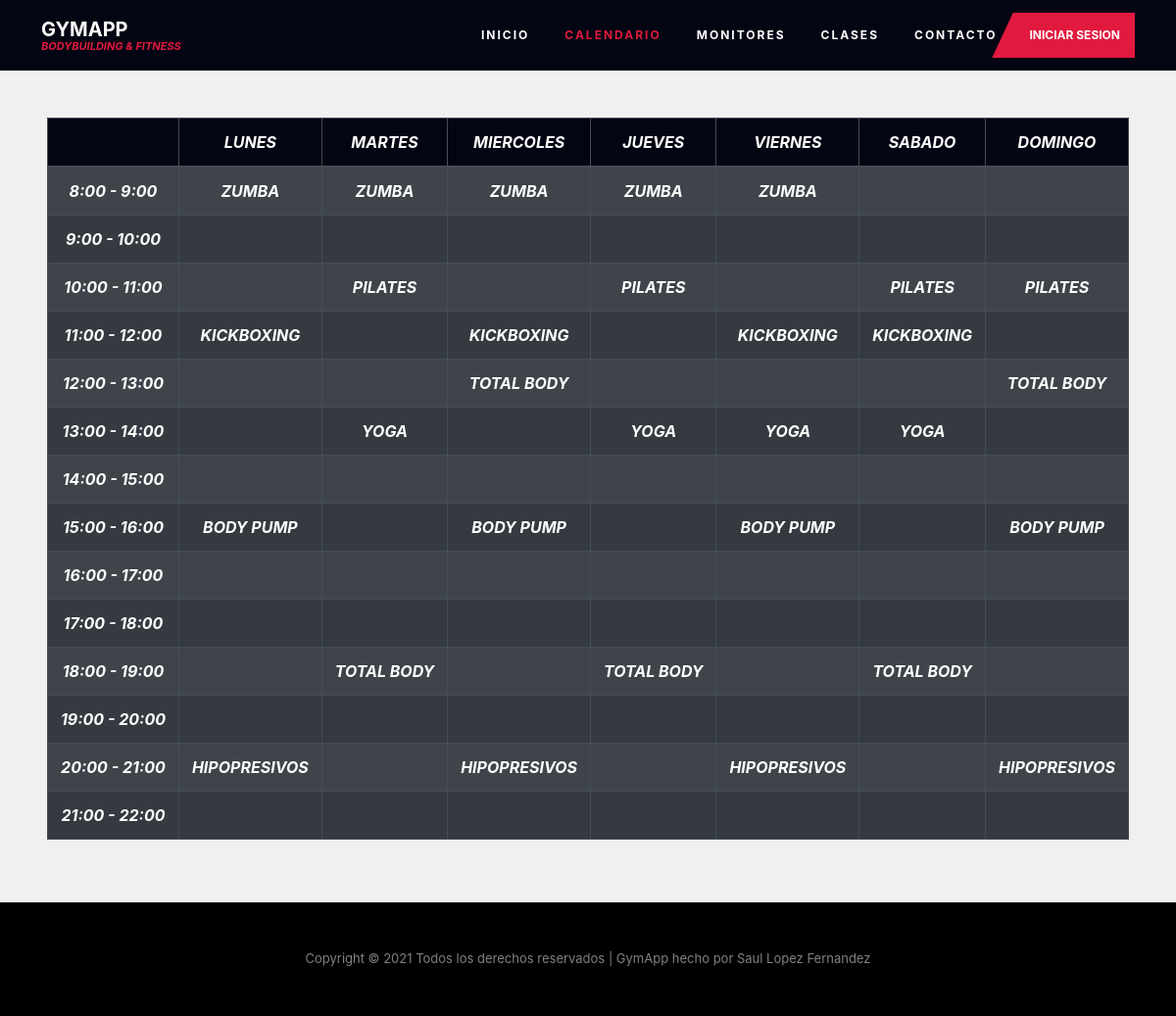
Page /calendario.php on the committed database.
### tables this page shows
CREATE TABLE `horarios` (
  `id` int(6) NOT NULL,
  `idClase` int(6) NOT NULL,
  `dia` enum('lunes','martes','miercoles','jueves','viernes','sabado','domingo') NOT NULL,
  `horaInicio` time NOT NULL,
  `horaFin` time NOT NULL
);

CREATE TABLE `clases` (
  `idClase` int(6) NOT NULL,
  `dniMonitor` varchar(9) DEFAULT NULL,
  `nombre` varchar(20) NOT NULL,
  `img` longtext NOT NULL
);

### calendario.php (the view, shortened to what this page needs)
<!DOCTYPE html>
<html lang="es">
<head>
      <link rel="stylesheet" type="text/css" href="css/navbar.css">
      <link rel="stylesheet" type="text/css" href="css/style.css">
      <link rel="stylesheet" href="https://maxcdn.bootstrapcdn.com/bootstrap/4.2.1/css/bootstrap.min.css">
</head>
<body>
    <nav class="navbar navbar-expand-lg ftco-navbar-light" id="mynav" style="position: static;background: #030513;">
        <div class="container-xl">
            <a class="navbar-brand" href="index.php"><span class="">GymApp <small>Bodybuilding &amp; Fitness</small></span></a>
            <div class="collapse navbar-collapse" id="navbarResponsive">
                <ul class="navbar-nav ml-auto">
                    <li class="nav-item">
                        <a class="nav-link" href="index.php">Inicio</a>
                    </li>
                    <li class="nav-item">
                        <a class="nav-link active" href="calendario.php">Calendario</a>
                    </li>
                    <li class="nav-item">
                        <a class="nav-link" href="monitores.php">Monitores</a>
                    </li>
                    <li class="nav-item">
                        <a class="nav-link" href="clases.php">Clases</a>
                    </li>
                    <li class="nav-item">
                        <a class="nav-link" href="contacto.php">Contacto </a>
                    </li>
                    <?php
                        if(isset($_SESSION['userData'])){
                    ?>
                        <li class="nav-item dropdown">
                            <a class="nav-link dropdown-toggle" data-toggle="dropdown" href="#">
                            <?php echo $_SESSION['userData']['nombre']." ".$_SESSION['userData']['apellido'] ?>
                            </a>
                            <div class="dropdown-menu dropdown-menu-right" aria-labelledby="dropdownMenuLink">
                            <?php
                                if($_SESSION['userData']['user']=="gymAsist"){
                            ?>
                                <a class="dropdown-item" href="registro.php">Registrar</a>
                            <?php
                                }
                            ?>
                                <a class="dropdown-item" href="mensajes.php">Mensajes</a>
                                <a class="dropdown-item" href="config.php">Configuracion de la cuenta</a>
                                <div class="dropdown-divider"></div>
                                <a class="dropdown-item" href="php/cerrarSesion.php">Cerrar sesion</a>
                            </div>
                        </li>
                    <?php
                        }
                        else{
                    ?>
                </ul>
                <a class="btn-custom" href="login.php">Iniciar sesion</a>
                <?php
                    }
                ?>
            </div>
        </div>
    </nav>
    <div class="container-fluid text-center">
        <div class="row d-flex justify-content-center p-5">
            <?php
            $conexion=conexion();
            $sql = "SELECT horarios.id AS idHorario,clases.idClase,nombre,dia,horaInicio,horaFin FROM horarios INNER JOIN clases ON horarios.idClase=clases.idClase
                ORDER BY dia ASC";
            $resultado = mysqli_query($conexion, $sql);
            $clases = [];
            while ($fila = mysqli_fetch_assoc($resultado)) {
                $clases[] = $fila;
            }
            $diasSemana = ["lunes","martes","miercoles","jueves","viernes","sabado","domingo",];
            $horaInicio = 8;
            $horaFin = 9;
            echo "<table class='table table-striped table-dark'><thead><th scope='col'></th>";
            for ($j=0; $j < count($diasSemana); $j++) {
                echo "<th scope='col'>".strtoupper($diasSemana[$j])."</th>";
            }
            echo "</thead>";
            while ($horaInicio<22) {
                echo "<tr><td scope='row'>$horaInicio:00 - $horaFin:00</td>";
                for ($i=0; $i < count($diasSemana); $i++) {
                    echo "<td>";
                    foreach ($clases as $indice => $clase) {
                        $d=strtotime($clase['horaInicio']);
                        if(date("H",$d)==$horaInicio&&$clase['dia']==$diasSemana[$i]){
                            echo "<a class='link-clases' style='' href='clases.php?idClase=".$clase['idClase']."'>".strtoupper($clase['nombre'])."</a>";
                        }
                    }
                    echo "</td>";
                }
                echo "</tr>";
                $horaInicio++;
                $horaFin++;
                }
            ?>
            </table>
        </div>
    </div>
<footer class="ftco-footer">
    <div class="container-fluid px-0 py-5 bg-darken">
        <div class="container-xl">
            <div class="col-md-12 text-center">
                <p id="textoFooter" class="mb-0" style="color: rgba(255,255,255,.5); font-size: 13px;">
                </p>
            </div>
        </div>
    </div>
</footer>
</body>
</html>

### css/navbar.css (style rules this page uses)
.ftco-navbar-light { background: transparent; position: absolute; top: 40px; left: 0; right: 0; z-index: 3; padding: 0; }
.ftco-navbar-light .navbar-brand { color: #fff; padding-top: .7rem; padding-bottom: .7rem; }
.ftco-navbar-light .navbar-nav > .nav-item > .nav-link { font-size: 12px; padding-top: 1rem; padding-bottom: 1rem; padding-left: 18px; padding-right: 18px; color: white; font-weight: 700; text-transform: uppercase; letter-spacing: 2px; }
.ftco-navbar-light .navbar-nav > .nav-item .nav-link.active { color: #e1193e; }
.ftco-navbar-light .btn-custom { margin-right: 0; text-transform: uppercase; font-size: 12px; font-weight: 700; background: #e1193e; padding: 14px 15px; color: #fff; position: relative; z-index: 0; bottom: 0px; }
.ftco-navbar-light .btn-custom:after { z-index: -1; position: absolute; top: 0; left: -12px; bottom: 0; content: ''; width: 40px; -ms-transform: skew(-25deg); -webkit-transform: skew(-25deg); transform: skew(-25deg); background: #e1193e; }
.navbar-brand { font-weight: 700; font-size: 30px; z-index: 3; position: relative; text-transform: uppercase; }
.navbar-brand span { color: #fff; display: block; line-height: 1.1; }
.navbar-brand span small, .navbar-brand span .small { display: block; font-size: 11px; color: #e1193e; font-weight: 700; text-transform: uppercase; font-style: italic; }
.container-xl { width: 100%; padding-right: var(--bs-gutter-x, 0.75rem); padding-left: var(--bs-gutter-x, 0.75rem); margin-right: auto; margin-left: auto; }
@media (min-width: 1200px) { .container, .container-xl { max-width: 1140px; } }
.navbar > .container-fluid, .navbar > .container-xl { display: -webkit-box; display: -ms-flexbox; display: flex; -ms-flex-wrap: inherit; flex-wrap: inherit; -webkit-box-align: center; -ms-flex-align: center; align-items: center; -webkit-box-pack: justify; -ms-flex-pack: justify; justify-content: space-between; }

### css/style.css (style rules this page uses)
body { background-color: #F0F0F0 !important; }
td,th { border: 1px solid black; font-style: italic; }
td { font-weight: 700; }
thead { background:#030513; color: white; }
.link-clases { text-decoration: none; color:white; }
.ftco-footer .bg-darken { background: black !important; }

### rows in the picture
horarios: idClase.nombre "ZUMBA"
horarios: idClase.nombre "ZUMBA"
horarios: idClase.nombre "ZUMBA"
horarios: idClase.nombre "ZUMBA"
horarios: idClase.nombre "ZUMBA"
horarios: idClase.nombre "PILATES"
horarios: idClase.nombre "PILATES"
horarios: idClase.nombre "PILATES"
horarios: idClase.nombre "PILATES"
horarios: idClase.nombre "KICKBOXING"
horarios: idClase.nombre "KICKBOXING"
horarios: idClase.nombre "KICKBOXING"
horarios: idClase.nombre "KICKBOXING"
horarios: idClase.nombre "TOTAL BODY"
horarios: idClase.nombre "TOTAL BODY"
horarios: idClase.nombre "YOGA"
horarios: idClase.nombre "YOGA"
horarios: idClase.nombre "YOGA"
horarios: idClase.nombre "YOGA"
horarios: idClase.nombre "BODY PUMP"
horarios: idClase.nombre "BODY PUMP"
horarios: idClase.nombre "BODY PUMP"
horarios: idClase.nombre "BODY PUMP"
horarios: idClase.nombre "TOTAL BODY"
horarios: idClase.nombre "TOTAL BODY"
horarios: idClase.nombre "TOTAL BODY"
horarios: idClase.nombre "HIPOPRESIVOS"
horarios: idClase.nombre "HIPOPRESIVOS"
horarios: idClase.nombre "HIPOPRESIVOS"
horarios: idClase.nombre "HIPOPRESIVOS"

### other values in the picture
$diasSemana[$j] "LUNES"
$diasSemana[$j] "MARTES"
$diasSemana[$j] "MIERCOLES"
$diasSemana[$j] "JUEVES"
$diasSemana[$j] "VIERNES"
$diasSemana[$j] "SABADO"
$diasSemana[$j] "DOMINGO"
